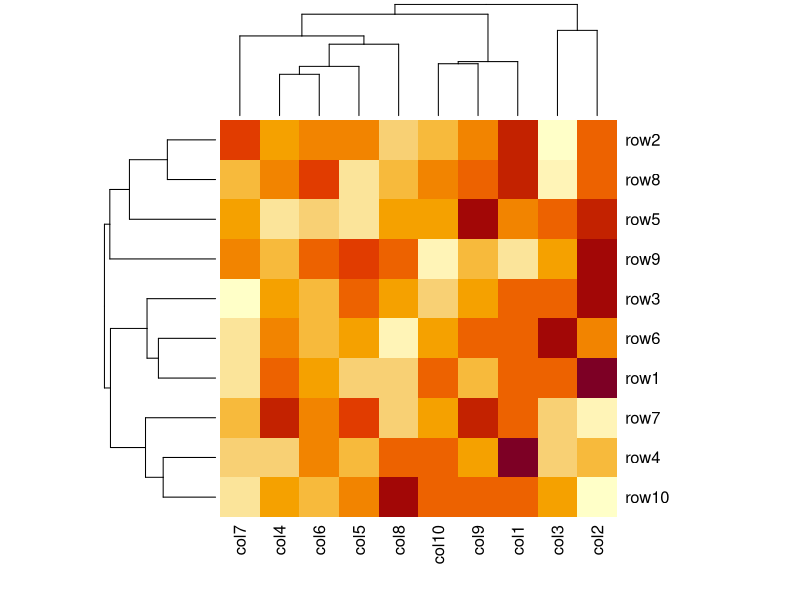

Reproduce this figure in R.
# Set seed for reproducibility
set.seed(110)

# Create example data
#rnorm(n,mean,sd) n is no of observations, mean is the mean value by 
#default is 0
#sd is standard devivation by default is 1
data <- matrix(rnorm(100, 0, 5), nrow = 10, ncol = 10)
data
# Column names
#paste0 used to concatenate all elements without a separator.
colnames(data) <- paste0("col", 1:10)
rownames(data) <- paste0("row", 1:10)

# Draw a heatmap
heatmap(data)	
